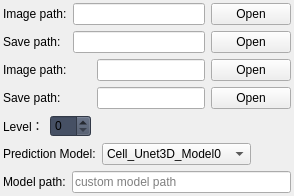
                         <widget class="QWidget" name="no_mask_widget" native="true">
                          <layout class="QVBoxLayout" name="verticalLayout_27">
                           <property name="leftMargin">
                            <number>3</number>
                           </property>
                           <property name="topMargin">
                            <number>3</number>
                           </property>
                           <property name="rightMargin">
                            <number>3</number>
                           </property>
                           <property name="bottomMargin">
                            <number>3</number>
                           </property>
                           <item>
                            <widget class="QWidget" name="tif_widget" native="true">
                             <layout class="QVBoxLayout" name="verticalLayout_28">
                              <property name="leftMargin">
                               <number>0</number>
                              </property>
                              <property name="topMargin">
                               <number>0</number>
                              </property>
                              <property name="rightMargin">
                               <number>0</number>
                              </property>
                              <property name="bottomMargin">
                               <number>0</number>
                              </property>
                              <item>
                               <layout class="QGridLayout" name="gridLayout_2">
                                <property name="topMargin">
                                 <number>0</number>
                                </property>
                                <item row="0" column="0">
                                 <widget class="QLabel" name="label_17">
                                  <property name="text">
                                   <string>Image path:</string>
                                  </property>
                                 </widget>
                                </item>
                                <item row="0" column="1">
                                 <widget class="QLineEdit" name="no_mask_images_lineEdit"/>
                                </item>
                                <item row="0" column="2">
                                 <widget class="QPushButton" name="no_mask_images_Button">
                                  <property name="text">
                                   <string>Open</string>
                                  </property>
                                 </widget>
                                </item>
                                <item row="1" column="0">
                                 <widget class="QLabel" name="label_19">
                                  <property name="text">
                                   <string>Save path:</string>
                                  </property>
                                 </widget>
                                </item>
                                <item row="1" column="1">
                                 <widget class="QLineEdit" name="no_mask_cfg_lineEdit">
                                  <property name="readOnly">
                                   <bool>true</bool>
                                  </property>
                                 </widget>
                                </item>
                                <item row="1" column="2">
                                 <widget class="QPushButton" name="no_mask_cfg_Button">
                                  <property name="text">
                                   <string>Open</string>
                                  </property>
                                 </widget>
                                </item>
                               </layout>
                              </item>
                             </layout>
                            </widget>
                           </item>
                           <item>
                            <widget class="QWidget" name="bv_widget" native="true">
                             <property name="enabled">
                              <bool>true</bool>
                             </property>
                             <layout class="QVBoxLayout" name="verticalLayout_30">
                              <property name="leftMargin">
                               <number>0</number>
                              </property>
                              <property name="topMargin">
                               <number>0</number>
                              </property>
                              <property name="rightMargin">
                               <number>0</number>
                              </property>
                              <property name="bottomMargin">
                               <number>0</number>
                              </property>
                              <item>
                               <layout class="QGridLayout" name="gridLayout">
                                <item row="1" column="1">
                                 <widget class="QLabel" name="label_20">
                                  <property name="text">
                                   <string>Save path:</string>
                                  </property>
                                 </widget>
                                </item>
                                <item row="0" column="3">
                                 <widget class="QPushButton" name="bv_images_Button">
                                  <property name="text">
                                   <string>Open</string>
                                  </property>
                                 </widget>
                                </item>
                                <item row="1" column="2">
                                 <widget class="QLineEdit" name="bv_cfg_lineEdit"/>
                                </item>
                                <item row="1" column="3">
                                 <widget class="QPushButton" name="bv_cfg_Button">
                                  <property name="text">
                                   <string>Open</string>
                                  </property>
                                 </widget>
                                </item>
                                <item row="0" column="1">
                                 <widget class="QLabel" name="label_15">
                                  <property name="text">
                                   <string>Image path:</string>
                                  </property>
                                 </widget>
                                </item>
                                <item row="0" column="2">
                                 <widget class="QLineEdit" name="bv_images_lineEdit"/>
                                </item>
                                <item row="2" column="1">
                                 <layout class="QHBoxLayout" name="horizontalLayout_14">
                                  <item>
                                   <widget class="QLabel" name="label_26">
                                    <property name="text">
                                     <string>Level：</string>
                                    </property>
                                   </widget>
                                  </item>
                                  <item>
                                   <widget class="QSpinBox" name="making_level_spinBox">
                                    <property name="styleSheet">
                                     <string notr="true">background-color: rgb(70, 80, 100);</string>
                                    </property>
                                   </widget>
                                  </item>
                                 </layout>
                                </item>
                               </layout>
                              </item>
                             </layout>
                            </widget>
                           </item>
                           <item>
                            <layout class="QHBoxLayout" name="horizontalLayout_13">
                             <property name="leftMargin">
                              <number>0</number>
                             </property>
                             <property name="topMargin">
                              <number>0</number>
                             </property>
                             <property name="rightMargin">
                              <number>0</number>
                             </property>
                             <property name="bottomMargin">
                              <number>0</number>
                             </property>
                             <item>
                              <widget class="QLabel" name="label_18">
                               <property name="text">
                                <string>Prediction Model:</string>
                               </property>
                              </widget>
                             </item>
                             <item>
                              <widget class="QComboBox" name="select_model_comboBox">
                               <property name="sizePolicy">
                                <sizepolicy hsizetype="Preferred" vsizetype="Fixed">
                                 <horstretch>0</horstretch>
                                 <verstretch>0</verstretch>
                                </sizepolicy>
                               </property>
                               <property name="minimumSize">
                                <size>
                                 <width>0</width>
                                 <height>0</height>
                                </size>
                               </property>
                               <item>
                                <property name="text">
                                 <string>Cell_Unet3D_Model0</string>
                                </property>
                               </item>
                               <item>
                                <property name="text">
                                 <string>自训练模型</string>
                                </property>
                               </item>
                              </widget>
                             </item>
                             <item>
                              <spacer name="horizontalSpacer_11">
                               <property name="orientation">
                                <enum>Qt::Horizontal</enum>
                               </property>
                               <property name="sizeHint" stdset="0">
                                <size>
                                 <width>40</width>
                                 <height>20</height>
                                </size>
                               </property>
                              </spacer>
                             </item>
                            </layout>
                           </item>
                           <item>
                            <widget class="QWidget" name="path_widget" native="true">
                             <layout class="QHBoxLayout" name="horizontalLayout_17">
                              <property name="leftMargin">
                               <number>0</number>
                              </property>
                              <property name="topMargin">
                               <number>0</number>
                              </property>
                              <property name="rightMargin">
                               <number>0</number>
                              </property>
                              <property name="bottomMargin">
                               <number>0</number>
                              </property>
                              <item>
                               <widget class="QLabel" name="label_5">
                                <property name="text">
                                 <string>Model path:</string>
                                </property>
                               </widget>
                              </item>
                              <item>
                               <widget class="QLineEdit" name="path_lineEdit">
                                <property name="sizePolicy">
                                 <sizepolicy hsizetype="Expanding" vsizetype="Fixed">
                                  <horstretch>0</horstretch>
                                  <verstretch>0</verstretch>
                                 </sizepolicy>
                                </property>
                                <property name="placeholderText">
                                 <string>custom model path</string>
                                </property>
                               </widget>
                              </item>
                             </layout>
                            </widget>
                           </item>
                          </layout>
                         </widget>
